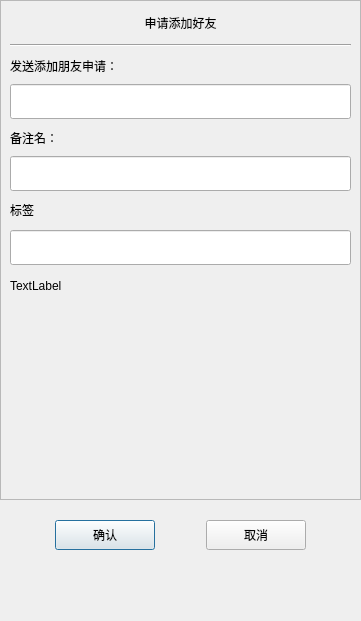
<?xml version="1.0" encoding="UTF-8"?>
<ui version="4.0">
 <class>ApplyFriend</class>
 <widget class="QDialog" name="ApplyFriend">
  <property name="geometry">
   <rect>
    <x>0</x>
    <y>0</y>
    <width>361</width>
    <height>621</height>
   </rect>
  </property>
  <property name="minimumSize">
   <size>
    <width>361</width>
    <height>621</height>
   </size>
  </property>
  <property name="maximumSize">
   <size>
    <width>361</width>
    <height>621</height>
   </size>
  </property>
  <property name="windowTitle">
   <string>Dialog</string>
  </property>
  <layout class="QVBoxLayout" name="verticalLayout">
   <property name="spacing">
    <number>0</number>
   </property>
   <property name="leftMargin">
    <number>0</number>
   </property>
   <property name="topMargin">
    <number>0</number>
   </property>
   <property name="rightMargin">
    <number>0</number>
   </property>
   <property name="bottomMargin">
    <number>0</number>
   </property>
   <item>
    <widget class="QScrollArea" name="scrollArea">
     <property name="minimumSize">
      <size>
       <width>0</width>
       <height>500</height>
      </size>
     </property>
     <property name="widgetResizable">
      <bool>true</bool>
     </property>
     <widget class="QWidget" name="scrollcontent">
      <property name="geometry">
       <rect>
        <x>0</x>
        <y>0</y>
        <width>359</width>
        <height>498</height>
       </rect>
      </property>
      <layout class="QVBoxLayout" name="verticalLayout_2">
       <property name="spacing">
        <number>0</number>
       </property>
       <property name="leftMargin">
        <number>0</number>
       </property>
       <property name="rightMargin">
        <number>0</number>
       </property>
       <item>
        <widget class="QLabel" name="apply_lb">
         <property name="minimumSize">
          <size>
           <width>0</width>
           <height>25</height>
          </size>
         </property>
         <property name="maximumSize">
          <size>
           <width>16777215</width>
           <height>25</height>
          </size>
         </property>
         <property name="text">
          <string>申请添加好友</string>
         </property>
         <property name="alignment">
          <set>Qt::AlignCenter</set>
         </property>
        </widget>
       </item>
       <item>
        <widget class="QWidget" name="apply_wid" native="true">
         <layout class="QVBoxLayout" name="verticalLayout_3">
          <item>
           <widget class="Line" name="line">
            <property name="orientation">
             <enum>Qt::Horizontal</enum>
            </property>
           </widget>
          </item>
          <item>
           <widget class="QLabel" name="label">
            <property name="minimumSize">
             <size>
              <width>0</width>
              <height>25</height>
             </size>
            </property>
            <property name="maximumSize">
             <size>
              <width>16777215</width>
              <height>25</height>
             </size>
            </property>
            <property name="text">
             <string>发送添加朋友申请：</string>
            </property>
           </widget>
          </item>
          <item>
           <widget class="CustomizeEdit" name="name_ed">
            <property name="minimumSize">
             <size>
              <width>0</width>
              <height>35</height>
             </size>
            </property>
            <property name="maximumSize">
             <size>
              <width>16777215</width>
              <height>35</height>
             </size>
            </property>
           </widget>
          </item>
          <item>
           <widget class="QLabel" name="label_2">
            <property name="minimumSize">
             <size>
              <width>0</width>
              <height>25</height>
             </size>
            </property>
            <property name="maximumSize">
             <size>
              <width>16777215</width>
              <height>25</height>
             </size>
            </property>
            <property name="text">
             <string>备注名：</string>
            </property>
           </widget>
          </item>
          <item>
           <widget class="CustomizeEdit" name="back_ed">
            <property name="minimumSize">
             <size>
              <width>0</width>
              <height>35</height>
             </size>
            </property>
            <property name="maximumSize">
             <size>
              <width>16777215</width>
              <height>35</height>
             </size>
            </property>
           </widget>
          </item>
          <item>
           <widget class="QLabel" name="label_3">
            <property name="minimumSize">
             <size>
              <width>0</width>
              <height>25</height>
             </size>
            </property>
            <property name="maximumSize">
             <size>
              <width>16777215</width>
              <height>25</height>
             </size>
            </property>
            <property name="text">
             <string>标签</string>
            </property>
           </widget>
          </item>
          <item>
           <widget class="QWidget" name="lb_group_wid" native="true">
            <property name="minimumSize">
             <size>
              <width>0</width>
              <height>50</height>
             </size>
            </property>
            <property name="maximumSize">
             <size>
              <width>16777215</width>
              <height>16777215</height>
             </size>
            </property>
            <layout class="QVBoxLayout" name="verticalLayout_4">
             <property name="spacing">
              <number>0</number>
             </property>
             <property name="leftMargin">
              <number>0</number>
             </property>
             <property name="topMargin">
              <number>0</number>
             </property>
             <property name="rightMargin">
              <number>0</number>
             </property>
             <property name="bottomMargin">
              <number>0</number>
             </property>
             <item>
              <widget class="QWidget" name="gridWidget" native="true">
               <property name="minimumSize">
                <size>
                 <width>0</width>
                 <height>40</height>
                </size>
               </property>
               <property name="maximumSize">
                <size>
                 <width>16777215</width>
                 <height>40</height>
                </size>
               </property>
               <layout class="QHBoxLayout" name="horizontalLayout_3">
                <property name="spacing">
                 <number>0</number>
                </property>
                <property name="leftMargin">
                 <number>0</number>
                </property>
                <property name="topMargin">
                 <number>0</number>
                </property>
                <property name="rightMargin">
                 <number>0</number>
                </property>
                <property name="bottomMargin">
                 <number>0</number>
                </property>
                <item>
                 <widget class="CustomizeEdit" name="lb_ed">
                  <property name="maximumSize">
                   <size>
                    <width>16777215</width>
                    <height>35</height>
                   </size>
                  </property>
                 </widget>
                </item>
               </layout>
              </widget>
             </item>
             <item>
              <widget class="QWidget" name="input_tip_wid" native="true">
               <property name="minimumSize">
                <size>
                 <width>0</width>
                 <height>35</height>
                </size>
               </property>
               <property name="maximumSize">
                <size>
                 <width>16777215</width>
                 <height>35</height>
                </size>
               </property>
               <layout class="QVBoxLayout" name="verticalLayout_5">
                <property name="spacing">
                 <number>0</number>
                </property>
                <property name="leftMargin">
                 <number>0</number>
                </property>
                <property name="topMargin">
                 <number>0</number>
                </property>
                <property name="rightMargin">
                 <number>0</number>
                </property>
                <property name="bottomMargin">
                 <number>0</number>
                </property>
                <item>
                 <widget class="ClickedOnceLabel" name="tip_lb">
                  <property name="text">
                   <string>TextLabel</string>
                  </property>
                 </widget>
                </item>
               </layout>
              </widget>
             </item>
            </layout>
           </widget>
          </item>
          <item>
           <widget class="QWidget" name="widget" native="true">
            <property name="minimumSize">
             <size>
              <width>0</width>
              <height>60</height>
             </size>
            </property>
            <layout class="QHBoxLayout" name="horizontalLayout_2">
             <property name="spacing">
              <number>7</number>
             </property>
             <property name="leftMargin">
              <number>0</number>
             </property>
             <property name="topMargin">
              <number>0</number>
             </property>
             <property name="rightMargin">
              <number>0</number>
             </property>
             <property name="bottomMargin">
              <number>0</number>
             </property>
             <item>
              <widget class="QWidget" name="lb_list" native="true">
               <property name="minimumSize">
                <size>
                 <width>287</width>
                 <height>50</height>
                </size>
               </property>
               <property name="maximumSize">
                <size>
                 <width>287</width>
                 <height>16777215</height>
                </size>
               </property>
              </widget>
             </item>
             <item>
              <widget class="QWidget" name="more_lb_wid" native="true">
               <layout class="QVBoxLayout" name="verticalLayout_6">
                <item>
                 <spacer name="verticalSpacer_3">
                  <property name="orientation">
                   <enum>Qt::Vertical</enum>
                  </property>
                  <property name="sizeHint" stdset="0">
                   <size>
                    <width>20</width>
                    <height>40</height>
                   </size>
                  </property>
                 </spacer>
                </item>
                <item>
                 <widget class="ClickedOnceLabel" name="more_lb">
                  <property name="minimumSize">
                   <size>
                    <width>25</width>
                    <height>25</height>
                   </size>
                  </property>
                  <property name="maximumSize">
                   <size>
                    <width>25</width>
                    <height>25</height>
                   </size>
                  </property>
                  <property name="text">
                   <string/>
                  </property>
                 </widget>
                </item>
                <item>
                 <spacer name="verticalSpacer_4">
                  <property name="orientation">
                   <enum>Qt::Vertical</enum>
                  </property>
                  <property name="sizeHint" stdset="0">
                   <size>
                    <width>20</width>
                    <height>40</height>
                   </size>
                  </property>
                 </spacer>
                </item>
               </layout>
              </widget>
             </item>
            </layout>
           </widget>
          </item>
         </layout>
        </widget>
       </item>
      </layout>
     </widget>
    </widget>
   </item>
   <item>
    <spacer name="verticalSpacer_2">
     <property name="orientation">
      <enum>Qt::Vertical</enum>
     </property>
     <property name="sizeType">
      <enum>QSizePolicy::Fixed</enum>
     </property>
     <property name="sizeHint" stdset="0">
      <size>
       <width>20</width>
       <height>10</height>
      </size>
     </property>
    </spacer>
   </item>
   <item>
    <widget class="QWidget" name="apply_sure_wid" native="true">
     <property name="minimumSize">
      <size>
       <width>0</width>
       <height>50</height>
      </size>
     </property>
     <layout class="QHBoxLayout" name="horizontalLayout">
      <item>
       <spacer name="horizontalSpacer">
        <property name="orientation">
         <enum>Qt::Horizontal</enum>
        </property>
        <property name="sizeHint" stdset="0">
         <size>
          <width>40</width>
          <height>20</height>
         </size>
        </property>
       </spacer>
      </item>
      <item>
       <widget class="ClickedBtn" name="sure_btn">
        <property name="minimumSize">
         <size>
          <width>100</width>
          <height>30</height>
         </size>
        </property>
        <property name="maximumSize">
         <size>
          <width>100</width>
          <height>30</height>
         </size>
        </property>
        <property name="text">
         <string>确认</string>
        </property>
       </widget>
      </item>
      <item>
       <spacer name="horizontalSpacer_3">
        <property name="orientation">
         <enum>Qt::Horizontal</enum>
        </property>
        <property name="sizeHint" stdset="0">
         <size>
          <width>40</width>
          <height>20</height>
         </size>
        </property>
       </spacer>
      </item>
      <item>
       <widget class="ClickedBtn" name="cancel_btn">
        <property name="minimumSize">
         <size>
          <width>100</width>
          <height>30</height>
         </size>
        </property>
        <property name="maximumSize">
         <size>
          <width>100</width>
          <height>30</height>
         </size>
        </property>
        <property name="text">
         <string>取消</string>
        </property>
       </widget>
      </item>
      <item>
       <spacer name="horizontalSpacer_2">
        <property name="orientation">
         <enum>Qt::Horizontal</enum>
        </property>
        <property name="sizeHint" stdset="0">
         <size>
          <width>40</width>
          <height>20</height>
         </size>
        </property>
       </spacer>
      </item>
     </layout>
    </widget>
   </item>
   <item>
    <spacer name="verticalSpacer">
     <property name="orientation">
      <enum>Qt::Vertical</enum>
     </property>
     <property name="sizeHint" stdset="0">
      <size>
       <width>20</width>
       <height>40</height>
      </size>
     </property>
    </spacer>
   </item>
  </layout>
 </widget>
 <customwidgets>
  <customwidget>
   <class>ClickedBtn</class>
   <extends>QPushButton</extends>
   <header>clickedbtn.h</header>
  </customwidget>
  <customwidget>
   <class>CustomizeEdit</class>
   <extends>QLineEdit</extends>
   <header>customizeedit.h</header>
  </customwidget>
  <customwidget>
   <class>ClickedOnceLabel</class>
   <extends>QLabel</extends>
   <header>clickedoncelabel.h</header>
  </customwidget>
 </customwidgets>
 <resources/>
 <connections/>
</ui>
